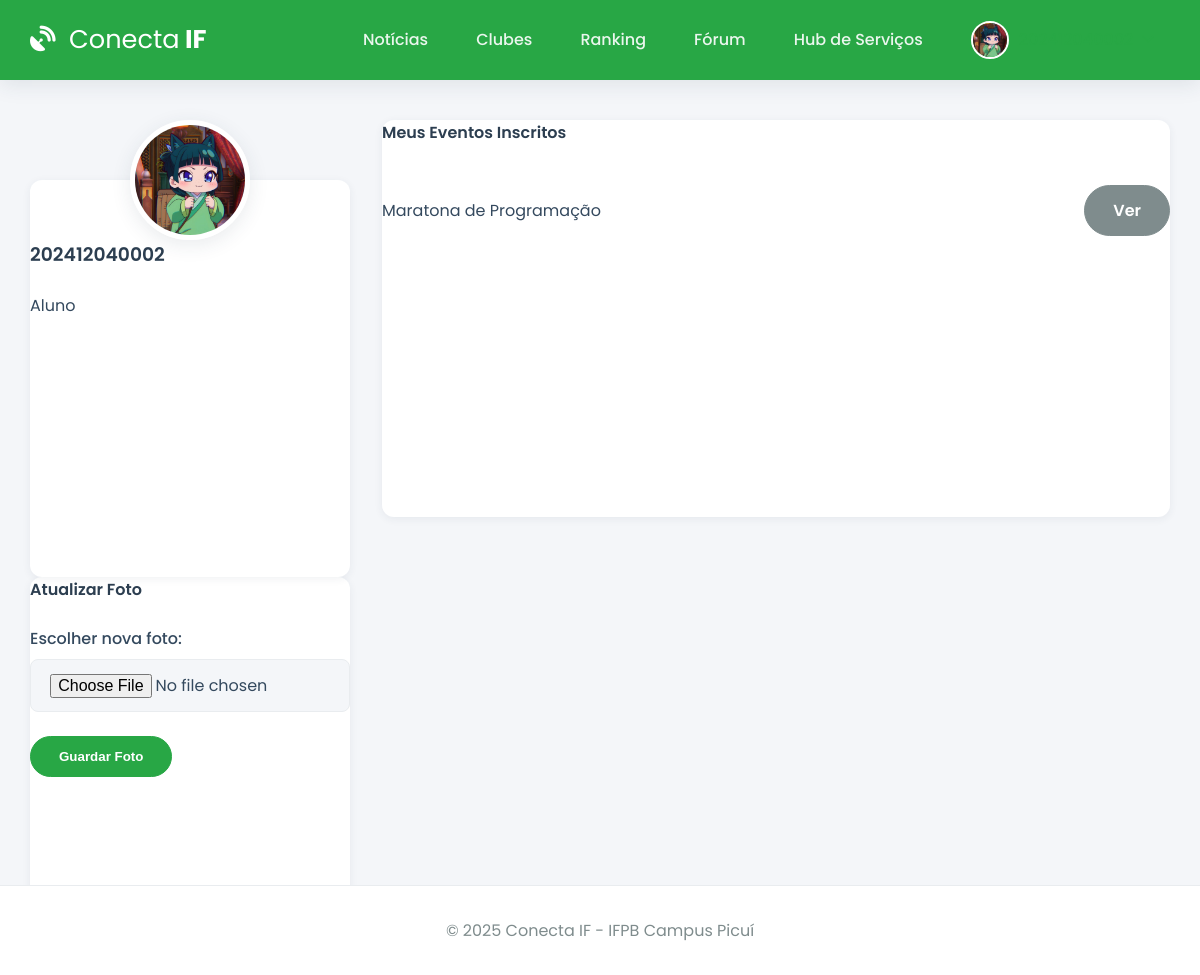
Page /account (signed in) on the committed database.
### app.py (models this page shows, shortened)
class User(db.Model):
    id = db.Column(db.Integer, primary_key=True)
    username = db.Column(db.String(12), unique=True, nullable=False) # Matrícula
    password_hash = db.Column(db.String(256), nullable=False)
    image_file = db.Column(db.String(100), nullable=False, default='default.jpg')
    eventos_inscritos = db.relationship('Evento', secondary=inscricao_evento_tabela, back_populates='alunos_inscritos', lazy='dynamic')
    clubes_membro = db.relationship('Clube', secondary=membros_clube_tabela, back_populates='membros', lazy='dynamic')
    topicos_criados = db.relationship('ForumTopico', backref='autor', lazy='dynamic')
    posts_criados = db.relationship('ForumPost', backref='autor', lazy='dynamic')

class Evento(db.Model):
    id = db.Column(db.Integer, primary_key=True)
    titulo = db.Column(db.String(200), nullable=False)
    descricao = db.Column(db.Text, nullable=False)
    vagas = db.Column(db.Integer, nullable=False)
    data_evento = db.Column(db.DateTime, nullable=False, default=lambda: datetime.now(timezone.utc))
    clube_id = db.Column(db.Integer, db.ForeignKey('clube.id'), nullable=False)
    alunos_inscritos = db.relationship('User', secondary=inscricao_evento_tabela, back_populates='eventos_inscritos', lazy='dynamic')
    noticias = db.relationship('Noticia', backref='evento', lazy='dynamic', cascade="all, delete-orphan")

### app.py (the view, shortened to what this page needs)
@app.route('/account', methods=['GET', 'POST'])
@login_required
def account():
    image_file = url_for('static', filename='profile_pics/' + g.user.image_file)
    return render_template('account.html', image_file=image_file, eventos=g.user.eventos_inscritos)

### app.py (called while the page is built)
@app.before_request
def load_logged_in_user():
    user_id = session.get('user_id')
    if user_id is None:
        g.user = None
    else:
        g.user = User.query.get(int(user_id))
        if g.user is None:
            session.clear()

def login_required(f):
    @wraps(f)
    def decorated_function(*args, **kwargs):
        if g.user is None:
            flash('Você precisa fazer login para acessar esta página.', 'warning')
            return redirect(url_for('login'))
        return f(*args, **kwargs)
    return decorated_function

@app.context_processor
def inject_user_and_year():
    return dict(current_user_data=g.user, current_year=datetime.now(timezone.utc).year)

### templates/account.html (shortened to what this page needs)
{% extends 'base.html' %}
{% block content %}
<div class="account-grid">
    <div class="account-sidebar">
        <div class="card text-center">
            <img class="account-img" src="{{ image_file }}" alt="Foto de Perfil">
            <h3>{{ current_user_data.username }}</h3>
            <p class="text-muted">Aluno</p>
        </div>
        <div class="card">
            <h4>Atualizar Foto</h4>
            <form method="POST" enctype="multipart/form-data">
                <div class="form-group">
                    <label for="picture">Escolher nova foto:</label>
                    <input type="file" name="picture" class="form-input" id="picture">
                </div>
                <button type="submit" class="btn">Guardar Foto</button>
            </form>
        </div>
    </div>
    <div class="account-main">
        <div class="card">
            <h4>Meus Eventos Inscritos</h4>
            {% if eventos and eventos.count() > 0 %}
                <ul class="course-list">
                    {% for evento in eventos %}
                        <li class="list-item">
                            <span>{{ evento.titulo }}</span>
                            <a href="{{ url_for('detalhe_evento', evento_id=evento.id) }}" class="btn btn-secondary">Ver</a>
                        </li>
                    {% endfor %}
                </ul>
            {% else %}
                <div class="empty-state">
                    <p>Você ainda não se inscreveu em nenhum evento.</p>
                    <a href="{{ url_for('eventos') }}" class="btn">Ver eventos disponíveis</a>
                </div>
            {% endif %}
        </div>
    </div>
</div>
{% endblock %}

### templates/base.html (shortened to what this page needs)
<!DOCTYPE html>
<html lang="pt-br">
<head>
    <link rel="stylesheet" href="https://cdnjs.cloudflare.com/ajax/libs/font-awesome/6.5.2/css/all.min.css" />
    <link rel="stylesheet" href="{{ url_for('static', filename='css/style.css') }}">
</head>
<body>
    <header class="header">
        <div class="container">
            <nav class="navbar">
                <a class="navbar-brand" href="{{ url_for('noticias') if current_user_data else url_for('login') }}">
                    <i class="fas fa-satellite-dish"></i> <strong>Conecta</strong> IF
                </a>
                <div class="nav-links" id="nav-links">
                    {% if current_user_data %}
                        <a class="nav-item" href="{{ url_for('noticias') }}">Notícias</a>
                        <a class="nav-item" href="{{ url_for('clubes') }}">Clubes</a>
                        <a class="nav-item" href="{{ url_for('ranking') }}">Ranking</a>
                        <a class="nav-item" href="{{ url_for('forum') }}">Fórum</a>
                        <a class="nav-item" href="{{ url_for('hub_servicos') }}">Hub de Serviços</a>
                        <div class="nav-item user-menu">
                             <a class="user-menu-trigger" href="#">
                                 <img src="{{ url_for('static', filename='profile_pics/' + current_user_data.image_file) }}" class="nav-profile-image">
                                 <span>{{ current_user_data.username }}</span> <i class="fas fa-chevron-down dropdown-icon"></i>
                            </a>
                        </div>
                    {% else %}
                        <a href="{{ url_for('login') }}" class="nav-item">Entrar</a>
                        <a href="{{ url_for('register') }}" class="nav-item btn btn-outline">Registar</a>
                    {% endif %}
                </div>
            </nav>
        </div>
    </header>
    <main class="container">
        {% block content %}{% endblock %}
    </main>
    <footer class="footer">
        <p>&copy; {{ current_year }} Conecta IF - IFPB Campus Picuí</p>
    </footer>
</body>
</html>

### static/css/style.css (style rules this page uses)
:root { --ifpb-green: #28a745; --ifpb-green-dark: #218838; --dark-blue: #2c3e50; --light-gray: #ecf0f1; --medium-gray: #bdc3c7; --text-color: #34495e; --light-text: #7f8c8d; --background-color: #f4f6f9; --surface-color: #ffffff; --border-color: #e9ecef; --font-family-base: 'Poppins', sans-serif; --shadow-sm: 0 2px 8px rgba(44, 62, 80, 0.07); --shadow-md: 0 5px 20px rgba(44, 62, 80, 0.1); --border-radius: 12px; }
* { box-sizing: border-box; margin: 0; padding: 0; }
html { height: 100%; }
body { font-family: var(--font-family-base); background-color: var(--background-color); color: var(--text-color); display: flex; flex-direction: column; min-height: 100%; }
.container { width: 95%; max-width: 1200px; margin: 0 auto; }
main.container { flex-grow: 1; padding-top: 2.5rem; padding-bottom: 2.5rem; }
h1, h2, h3, h4 { font-weight: 600; color: var(--dark-blue); margin-bottom: 1.5rem; }
a { color: var(--ifpb-green); text-decoration: none; transition: color 0.2s; }
.header { background-color: var(--ifpb-green); padding: 0.8rem 0; box-shadow: var(--shadow-md); position: sticky; top: 0; z-index: 1000; }
.navbar { display: flex; justify-content: space-between; align-items: center; }
.navbar-brand { font-weight: 700; font-size: 1.6rem; color: var(--surface-color); }
.navbar-brand i { margin-right: 0.5rem; }
.navbar-brand strong { font-weight: 400; }
.nav-links { display: flex; align-items: center; gap: 1rem; }
.nav-item { color: rgba(255, 255, 255, 0.9); font-weight: 500; padding: 0.5rem 1rem; border-radius: var(--border-radius); transition: background-color 0.2s; }
.nav-profile-image { width: 38px; height: 38px; border-radius: 50%; margin-right: 10px; object-fit: cover; border: 2px solid var(--surface-color); }
.user-menu { position: relative; }
.user-menu-trigger { display: flex; align-items: center; cursor: pointer; }
.user-menu-trigger .dropdown-icon { font-size: 0.8em; margin-left: 0.5rem; transition: transform 0.2s; }
.card { background-color: var(--surface-color); border-radius: var(--border-radius); box-shadow: var(--shadow-sm); transition: all 0.3s ease-in-out; display: flex; flex-direction: column; height: 100%; }
.btn { background-color: var(--ifpb-green); border: 1px solid var(--ifpb-green); color: #fff; font-weight: 600; padding: 0.75rem 1.75rem; border-radius: 50px; transition: all 0.3s ease; cursor: pointer; text-align: center; display: inline-flex; align-items: center; gap: 0.5rem; justify-content: center; }
.btn.btn-secondary { background-color: var(--light-text); border-color: var(--light-text); }
.form-group { margin-bottom: 1.5rem; text-align: left; }
.form-label, label { display: block; margin-bottom: 0.5rem; font-weight: 500; }
.form-input, textarea.form-input { width: 100%; padding: 0.8rem 1.2rem; border-radius: 0.5rem; border: 1px solid var(--border-color); background-color: var(--background-color); transition: all 0.2s; font-size: 1rem; font-family: var(--font-family-base); }
.account-grid { display: grid; grid-template-columns: 1fr; gap: 2rem; }
@media (min-width: 992px) { .account-grid { grid-template-columns: 320px 1fr; } }
.account-sidebar .card.text-center { padding-top: 60px; margin-top: 60px; position: relative; }
.account-img { position: absolute; top: -60px; left: 50%; transform: translateX(-50%); height: 120px; width: 120px; border-radius: 50%; object-fit: cover; border: 5px solid var(--surface-color); box-shadow: var(--shadow-md); z-index: 2; }
.course-list, .simple-list { list-style: none; }
.list-item { display: flex; justify-content: space-between; align-items: center; padding: 1rem 0; border-bottom: 1px solid var(--border-color); }
.list-item:last-child { border-bottom: none; }
.footer { padding: 2rem 0; background-color: var(--surface-color); text-align: center; margin-top: auto; border-top: 1px solid var(--border-color); }
.footer p { margin: 0; color: var(--light-text); }

### rows in the picture
User: image_file (placeholder picture), username "202412040002"
Evento: titulo "Maratona de Programação"
